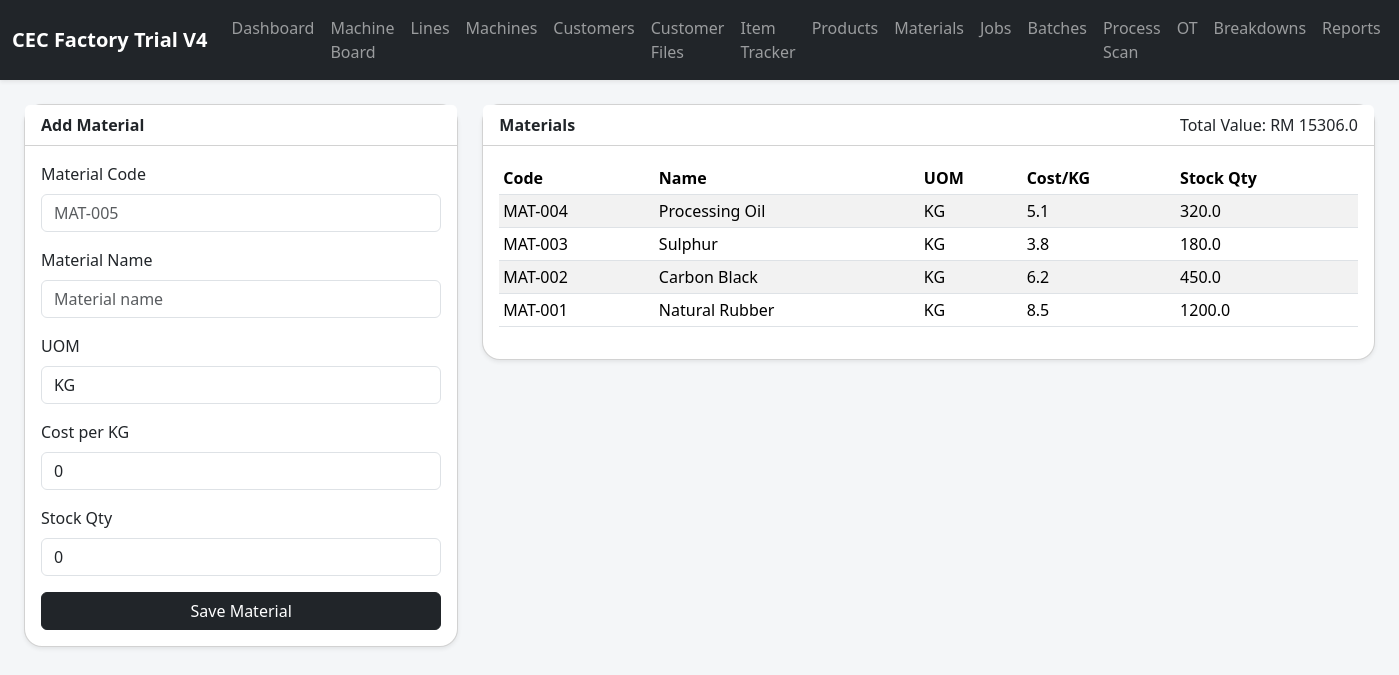
The page /materials on the database its author committed.
### tables this page shows
CREATE TABLE materials (
            id INTEGER PRIMARY KEY AUTOINCREMENT,
            code TEXT UNIQUE NOT NULL,
            name TEXT NOT NULL,
            uom TEXT NOT NULL DEFAULT 'KG',
            cost_per_kg REAL NOT NULL DEFAULT 0,
            stock_qty REAL NOT NULL DEFAULT 0,
            created_at TEXT NOT NULL DEFAULT CURRENT_TIMESTAMP
        );

### app.py (the view, shortened to what this page needs)
@app.route('/materials', methods=['GET', 'POST'])
def materials():
    rows = query_all('SELECT * FROM materials ORDER BY id DESC')
    total_value = round(sum((row['cost_per_kg'] or 0) * (row['stock_qty'] or 0) for row in rows), 2)
    return render_template('materials.html', rows=rows, total_value=total_value)

### app.py (called while the page is built)
def get_db() -> sqlite3.Connection:
    if 'db' not in g:
        conn = sqlite3.connect(DB_PATH)
        conn.row_factory = sqlite3.Row
        g.db = conn
    return g.db

def query_all(sql: str, params: tuple = ()) -> list[sqlite3.Row]:
    cur = get_db().execute(sql, params)
    rows = cur.fetchall()
    cur.close()
    return rows

### templates/materials.html
{% extends 'base.html' %}
{% block content %}
<div class="row g-4">
  <div class="col-lg-4">
    <div class="card shadow-sm">
      <div class="card-header bg-white"><strong>Add Material</strong></div>
      <div class="card-body">
        <form method="post">
          <div class="mb-3"><label class="form-label">Material Code</label><input class="form-control" name="code" placeholder="MAT-005" required></div>
          <div class="mb-3"><label class="form-label">Material Name</label><input class="form-control" name="name" placeholder="Material name" required></div>
          <div class="mb-3"><label class="form-label">UOM</label><input class="form-control" name="uom" value="KG"></div>
          <div class="mb-3"><label class="form-label">Cost per KG</label><input class="form-control" type="number" step="0.01" name="cost_per_kg" value="0"></div>
          <div class="mb-3"><label class="form-label">Stock Qty</label><input class="form-control" type="number" step="0.01" name="stock_qty" value="0"></div>
          <button class="btn btn-dark w-100">Save Material</button>
        </form>
      </div>
    </div>
  </div>
  <div class="col-lg-8">
    <div class="card shadow-sm">
      <div class="card-header bg-white d-flex justify-content-between"><strong>Materials</strong><span>Total Value: RM {{ total_value }}</span></div>
      <div class="card-body table-responsive">
        <table class="table table-striped table-sm align-middle">
          <thead><tr><th>Code</th><th>Name</th><th>UOM</th><th>Cost/KG</th><th>Stock Qty</th></tr></thead>
          <tbody>
            {% for row in rows %}
            <tr><td>{{ row.code }}</td><td>{{ row.name }}</td><td>{{ row.uom }}</td><td>{{ row.cost_per_kg }}</td><td>{{ row.stock_qty }}</td></tr>
            {% else %}
            <tr><td colspan="5" class="text-center text-muted">No materials yet.</td></tr>
            {% endfor %}
          </tbody>
        </table>
      </div>
    </div>
  </div>
</div>
{% endblock %}

### static/style.css (style rules this page uses)
body { background: #f4f6f8; }
.card, .machine-tile { border-radius: 18px; }
.table thead th { white-space: nowrap; }

### rows shown on the page
materials: code "MAT-004", name "Processing Oil", uom "KG", cost_per_kg "5.1", stock_qty "320.0"
materials: code "MAT-003", name "Sulphur", uom "KG", cost_per_kg "3.8", stock_qty "180.0"
materials: code "MAT-002", name "Carbon Black", uom "KG", cost_per_kg "6.2", stock_qty "450.0"
materials: code "MAT-001", name "Natural Rubber", uom "KG", cost_per_kg "8.5", stock_qty "1200.0"

### other values the page prints
{{ total_value }} "15306.0"
